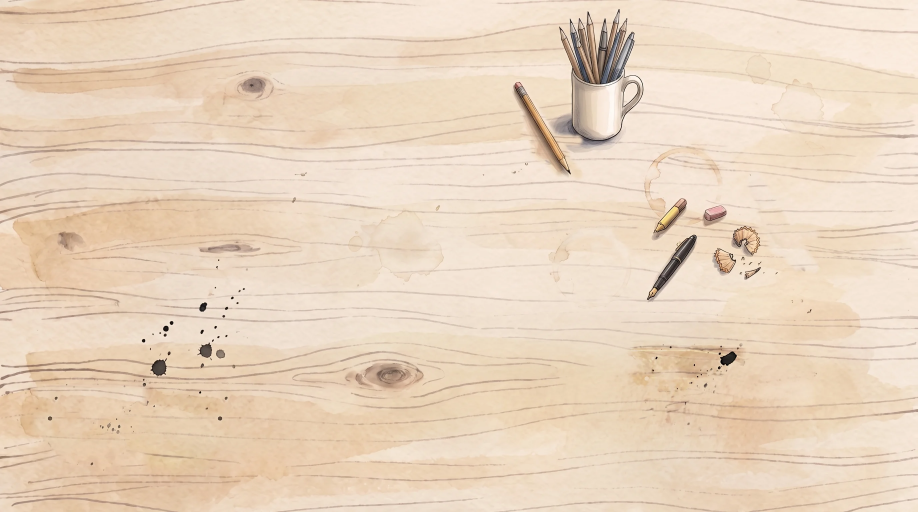
#> input picture assets/lw/desk4-scene-a.webp, 2752 x 1536 px, given in place of desk4-scene-a.png, which was not available (shown at 1/3 size)
$ python _designlab_desk4_stains.py
#> lines starting #> are read from the running program, lines starting #| are printed output that depends on the picture; after the words box and inside, x2 and y2 are one past the last pixel; in counts of white or black regions, pixels touching at a corner belong together; pictures that were not available may be replaced by others from this repository, and a replacement may not be noted
"""Relocate the coffee ring and ink splat in desk4-scene-a.png so they are not
buried under the (HTML) book and card pile.

Method: the stains are translucent marks multiplied over wood grain. For each,
take a clean same-row background patch (same horizontal grain lines), compute
ratio = src/bg (the stain as a multiplicative layer, grain cancelled), heal the
source area with the background patch, and stamp the ratio onto the destination
(dst *= ratio), all under a soft feathered mask so edges vanish.

Ring: (1600,660)-(1910,950)  ->  centred near (2030,560), below the pencil mug.
Splat: (90,1140)-(450,1440)  ->  centred near (2060,1170), by the pen nib.
"""
import numpy as np
from PIL import Image
from scipy.ndimage import gaussian_filter, binary_dilation, binary_fill_holes

P = r"C:\Users\tshau\Documents\Study Vault\.claude\worktrees\sandbox\design-lab\assets\lw\desk4-scene-a.png"
im = np.array(Image.open(P).convert("RGB")).astype(np.float64)

def move_stain(sx0, sy0, sx1, sy1, bg_dx, dcx, dcy, thresh=0.05):
#> called with sx0 = 1600, sy0 = 660, sx1 = 1910, sy1 = 950, bg_dx = -450, dcx = 2030, dcy = 560, thresh = 0.05
    h, w = sy1 - sy0, sx1 - sx0
    src = im[sy0:sy1, sx0:sx1].copy()
    bg  = im[sy0:sy1, sx0 + bg_dx:sx1 + bg_dx].copy()
    ratio = np.clip(src / np.maximum(bg, 1.0), 0.0, 1.25)
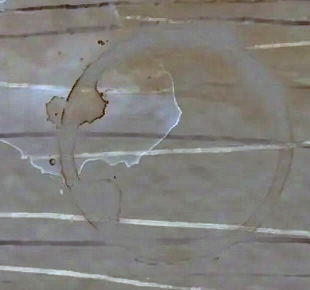
#> ratio: shape (290, 310, 3) float64; mean R, G, B 1, 0.999, 0.991; drawn with min black and max white
    ratio_stamp = np.minimum(ratio, 1.0)  # never brighten the destination
    stain = np.clip(1.0 - ratio.mean(axis=2), 0.0, 1.0)
    core = (stain > thresh).astype(np.float64)
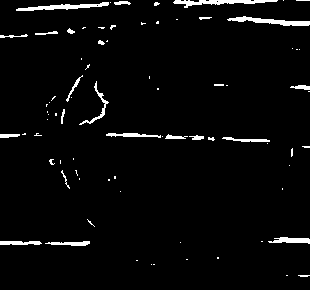
#> core: shape (290, 310) float64; values 0 (black) and 1 (white), 3.3% white; 78 white regions (54 under 20 px), largest, box (x1, y1, x2, y2) and area: (173, 0, 278, 8) 373, (227, 16, 310, 26) 364, (16, 2, 109, 11) 351
    alpha = np.clip(gaussian_filter(core, 6) * 1.6, 0.0, 1.0)
    # kill anything near the bbox border so seams can't happen
    edge = np.ones((h, w))
    r = 26
    ramp = np.linspace(0, 1, r)
    edge[:r, :] *= ramp[:, None]; edge[-r:, :] *= ramp[::-1][:, None]
    edge[:, :r] *= ramp[None, :]; edge[:, -r:] *= ramp[::-1][None, :]
    alpha = (alpha * edge)[..., None]
#> alpha: shape (290, 310, 1) float64
    # heal the source
    im[sy0:sy1, sx0:sx1] = src * (1 - alpha) + bg * alpha
    # stamp at destination: multiply the stain into the DESK only — painted
    # objects (highlighter, eraser, pens...) sit on top of the stain, so they
    # are masked out: saturated or inked pixels, hole-filled so an outlined
    # object counts as one solid blob.
    dx0, dy0 = dcx - w // 2, dcy - h // 2
    dst = im[dy0:dy0 + h, dx0:dx0 + w]
    lum = dst.mean(axis=2)
    sat = dst.max(axis=2) - dst.min(axis=2)
    obj = (sat > 55) | (lum < 130)
#> obj: shape (290, 310) bool; 9.5% white; 39 white regions (28 under 20 px), largest, box (x1, y1, x2, y2) and area: (73, 180, 185, 285) 5266, (238, 211, 304, 249) 787, (82, 38, 137, 88) 776
    obj = binary_fill_holes(binary_dilation(obj, iterations=2))
#> obj: shape (290, 310) bool; 13.7% white; 15 white regions (3 under 20 px), largest, box (x1, y1, x2, y2) and area: (71, 178, 187, 290) 6715, (187, 200, 306, 261) 3139, (80, 36, 139, 90) 1082
    obj = binary_dilation(obj, iterations=3)
#> obj: shape (290, 310) bool; 18% white; 8 white regions, largest, box (x1, y1, x2, y2) and area: (68, 175, 190, 290) 8186, (184, 197, 309, 272) 4429, (77, 33, 142, 93) 1530
    deskok = gaussian_filter((~obj).astype(np.float64), 2)[..., None]
    im[dy0:dy0 + h, dx0:dx0 + w] = dst * (1 - alpha * deskok * (1 - ratio_stamp))
    print(f"moved ({sx0},{sy0})-({sx1},{sy1}) -> centre ({dcx},{dcy}), "
          f"stain px {int((alpha > .5).sum())}")
#| moved (1600,660)-(1910,950) -> centre (2030,560), stain px 2

# coffee ring: bg patch 450px to the left (clear wood, same rows)
move_stain(1600, 660, 1910, 950, -450, 2030, 560, thresh=0.05)
# ink splat: bg patch 510px to the right of src (clear wood, same rows)
move_stain(90, 1140, 450, 1440, 510, 2060, 1170, thresh=0.06)
#> call 2 of move_stain, with sx0 = 90, sy0 = 1140, sx1 = 450, sy1 = 1440, bg_dx = 510, dcx = 2060, dcy = 1170, thresh = 0.06
#> in move_stain (call 2), `core = (stain > thresh).astype(np.float64)`: core: shape (300, 360) float64; values 0 (black) and 1 (white), 6.4% white; 139 white regions (100 under 20 px), largest, box (x1, y1, x2, y2) and area: (172, 281, 360, 300) 1304, (340, 23, 360, 53) 488, (0, 0, 96, 7) 471
#> in move_stain (call 2), `dst = im[dy0:dy0 + h, dx0:dx0 + w]`:
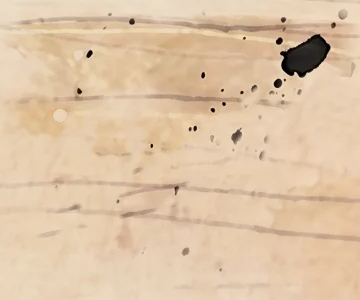
#> dst: shape (300, 360, 3) float64; mean R, G, B 223, 196.5, 166.6
#> in move_stain (call 2), `lum = dst.mean(axis=2)`:
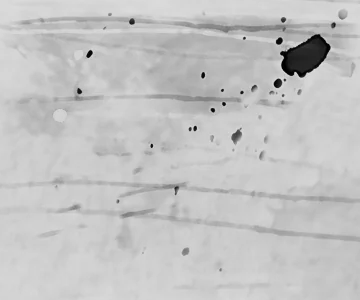
#> lum: shape (300, 360) float64; min 0, max 223.7, mean 195.4
#> in move_stain (call 2), `sat = dst.max(axis=2) - dst.min(axis=2)`:
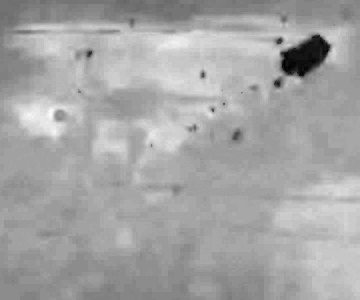
#> sat: shape (300, 360) float64; min 0, max 87, mean 56.5; drawn with min black and max white
#> in move_stain (call 2), `obj = (sat > 55) | (lum < 130)`: obj: shape (300, 360) bool; 55.6% white; 58 black regions (33 under 20 px), largest, box (x1, y1, x2, y2) and area: (0, 0, 360, 300) 42745, (94, 90, 156, 120) 1200, (308, 120, 344, 164) 776
#> in move_stain (call 2), `obj = binary_fill_holes(binary_dilation(obj, iterations=2))`: obj: shape (300, 360) bool; 72.6% white; 5 black regions, box (x1, y1, x2, y2) and area: (0, 159, 298, 300) 17637, (0, 0, 360, 116) 11197, (0, 134, 46, 174) 570, (346, 154, 360, 170) 150, (0, 109, 10, 126) 73
#> in move_stain (call 2), `obj = binary_dilation(obj, iterations=3)`:
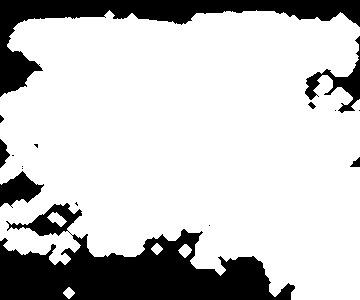
#> obj: shape (300, 360) bool; 78.3% white; 16 black regions (8 under 20 px), largest, box (x1, y1, x2, y2) and area: (0, 203, 295, 300) 13552, (0, 0, 360, 97) 7695, (305, 36, 360, 113) 1036
#> in move_stain (call 2), `deskok = gaussian_filter((~obj).astype(np.float64), 2)[..., None]`:
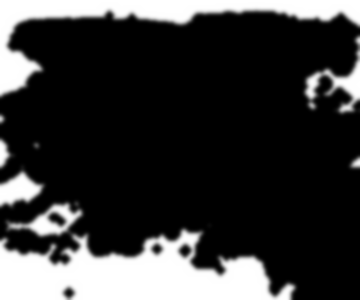
#> deskok: shape (300, 360, 1) float64; min 0, max 1, mean 0.217
#| moved (90,1140)-(450,1440) -> centre (2060,1170), stain px 328

Image.fromarray(np.clip(im, 0, 255).astype(np.uint8)).save(P)
print("scene saved")
